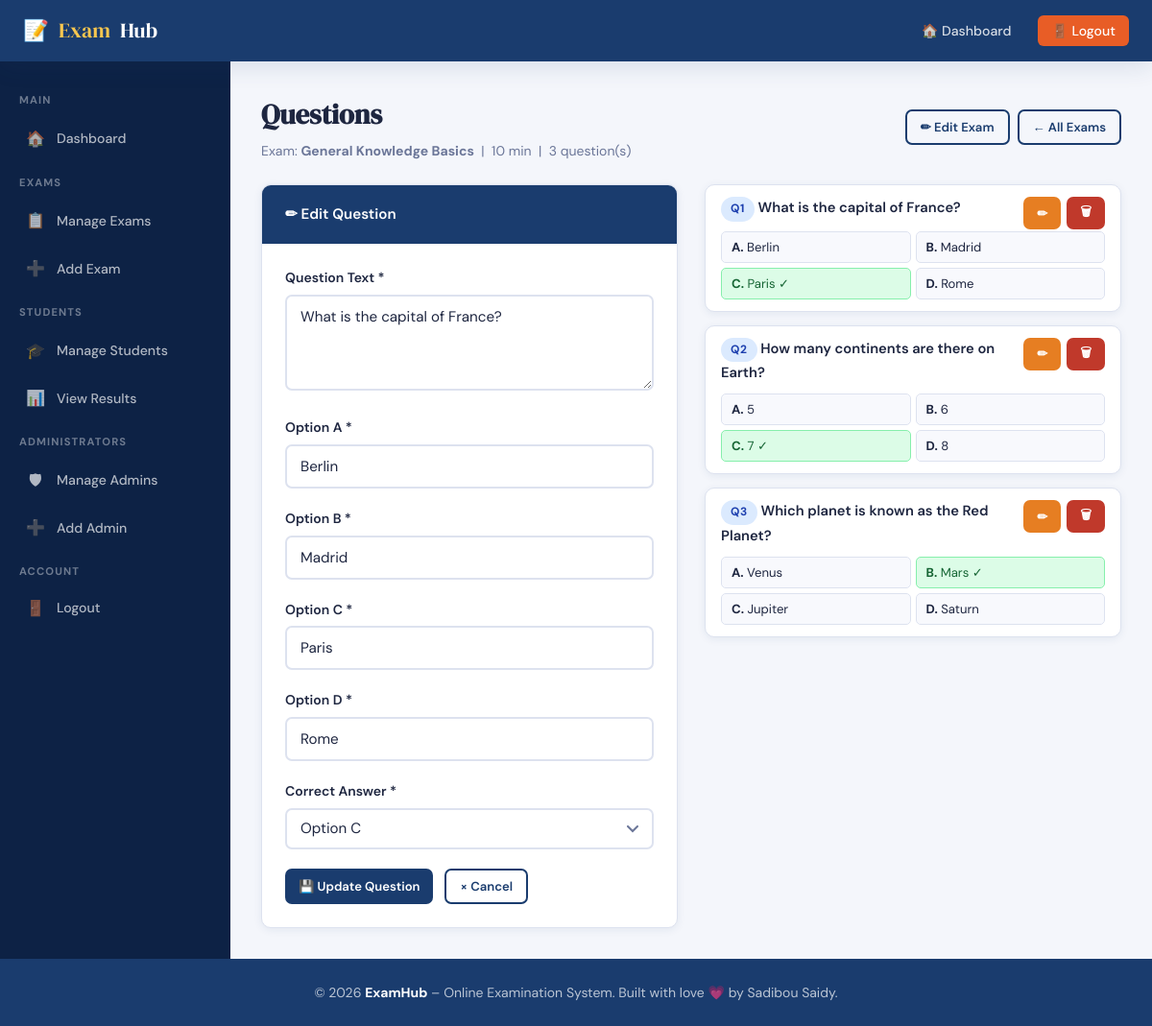
/admin/questions.php?exam_id=1&edit_q=1 (signed in), run on the app's committed database.
### tables this page shows
CREATE TABLE IF NOT EXISTS exams (
    exam_id     INT UNSIGNED AUTO_INCREMENT PRIMARY KEY,
    title       VARCHAR(200) NOT NULL,
    description TEXT,
    duration    SMALLINT UNSIGNED NOT NULL DEFAULT 30,
    created_at  TIMESTAMP DEFAULT CURRENT_TIMESTAMP,
    INDEX idx_exams_created (created_at)
);

CREATE TABLE IF NOT EXISTS questions (
    question_id    INT UNSIGNED AUTO_INCREMENT PRIMARY KEY,
    exam_id        INT UNSIGNED NOT NULL,
    question_text  TEXT NOT NULL,
    option1        VARCHAR(255) NOT NULL,
    option2        VARCHAR(255) NOT NULL,
    option3        VARCHAR(255) NOT NULL,
    option4        VARCHAR(255) NOT NULL,
    correct_answer TINYINT UNSIGNED NOT NULL,
    FOREIGN KEY (exam_id) REFERENCES exams(exam_id) ON DELETE CASCADE,
    CONSTRAINT chk_questions_correct_answer CHECK (correct_answer BETWEEN 1 AND 4),
    INDEX idx_questions_exam (exam_id)
);

### app/Controllers/Admin/QuestionController.php (called while the page is built, shortened)
<?php
final class QuestionController
{
    public function index(): void
    {
        $exam = $this->requireExam();
        $this->render($exam);
    }
    private function render(array $exam, array $errors = [], array $old = [], int $questionId = 0): void
    {
        $examId = (int) $exam['exam_id'];
        $editId       = $questionId > 0 ? $questionId : Request::id('edit_q');
        $editQuestion = $editId > 0 ? $this->questions->findInExam($editId, $examId) : null;
        View::render('admin/questions', [
            'pageTitle'    => 'Manage Questions',
            'role'         => 'admin',
            'exam'         => $exam,
            'questions'    => $this->questions->forExam($examId),
            'editQuestion' => $editQuestion,
            'errors'       => $errors,
            'old'          => $old,
        ], 'layouts/admin');
    }
    private function requireExam(): array
    {
        $examId = Request::id('exam_id');
        $exam   = $examId > 0 ? $this->exams->find($examId) : null;
        return $exam;
    }
}

### admin/questions.php (called while the page is built, shortened)
<?php
(new App\Controllers\Admin\QuestionController())->index();

### app/Core/Config.php (called while the page is built, shortened)
<?php
final class Config
{
    private static array $items = [];
    public static function set(array $items): void
    {
        self::$items = $items;
    }
    public static function get(string $key, mixed $default = null): mixed
    {
        $value = self::$items;
        foreach (explode('.', $key) as $segment) {
            $value = $value[$segment];
        }
        return $value;
    }
}

### app/Core/Database.php (called while the page is built, shortened)
<?php
final class Database
{
    private static ?PDO $pdo = null;
    public static function connection(): PDO
    {
        if (self::$pdo instanceof PDO) {
            return self::$pdo;
        }
        $dsn = sprintf(
            'mysql:host=%s;port=%d;dbname=%s;charset=%s',
            Config::get('db.host'),
            Config::get('db.port'),
            Config::get('db.name'),
            Config::get('db.charset')
        );
        try {
            self::$pdo = new PDO(
                $dsn,
                (string) Config::get('db.user'),
                (string) Config::get('db.password'),
                [
                    PDO::ATTR_ERRMODE            => PDO::ERRMODE_EXCEPTION,
                    PDO::ATTR_DEFAULT_FETCH_MODE => PDO::FETCH_ASSOC,
                    PDO::ATTR_EMULATE_PREPARES   => false,
                ]
            );
        } catch (PDOException $e) {
            throw new RuntimeException('Database connection failed.', 0, $e);
        }
        return self::$pdo;
    }
    public static function run(string $sql, array $params = []): PDOStatement
    {
        $statement = self::connection()->prepare($sql);
        $statement->execute($params);
        return $statement;
    }
    public static function fetch(string $sql, array $params = []): ?array
    {
        $row = self::run($sql, $params)->fetch();
        return $row === false ? null : $row;
    }
    public static function fetchAll(string $sql, array $params = []): array
    {
        return self::run($sql, $params)->fetchAll();
    }
}

### app/Repositories/ExamRepository.php (called while the page is built, shortened)
<?php
final class ExamRepository
{
    public function find(int $examId): ?array
    {
        return Database::fetch(
            'SELECT exam_id, title, description, duration, created_at FROM exams WHERE exam_id = ?',
            [$examId]
        );
    }
}

### app/Helpers/functions.php (called while the page is built, shortened)
<?php
if (!function_exists('e')) {
    function e(mixed $value): string
    {
        return htmlspecialchars((string) $value, ENT_QUOTES | ENT_SUBSTITUTE, 'UTF-8');
    }
}
if (!function_exists('url')) {
    function url(string $path = '/'): string
    {
        return Url::to($path);
    }
}

### app/Core/Url.php (called while the page is built, shortened)
<?php
final class Url
{
    private static ?string $basePath = null;
    public static function to(string $path = '/'): string
    {
        $path = '/' . ltrim($path, '/');
        $configured = (string) Config::get('app.url', '');
        $base = self::basePath();
        return $base === '' ? $path : $base . $path;
    }
    public static function basePath(): string
    {
        if (self::$basePath !== null) {
            return self::$basePath;
        }
        $scriptName = str_replace(DIRECTORY_SEPARATOR, '/', (string) ($_SERVER['SCRIPT_NAME'] ?? ''));
        $scriptFile = str_replace(DIRECTORY_SEPARATOR, '/', (string) ($_SERVER['SCRIPT_FILENAME'] ?? ''));
        $root       = str_replace(DIRECTORY_SEPARATOR, '/', (string) Config::get('paths.root', ''));
        $scriptDirUrl = rtrim(dirname($scriptName), '/');
        $scriptDirFs  = rtrim(dirname($scriptFile), '/');
        $depth = 0;
        if ($root !== '' && str_starts_with($scriptDirFs . '/', $root . '/')) {
            $relative = trim(substr($scriptDirFs, strlen($root)), '/');
            $depth    = $relative === '' ? 0 : count(explode('/', $relative));
        }
        $segments = array_values(array_filter(explode('/', $scriptDirUrl), static function ($s) {
            return $s !== '';
        }));
        if ($depth > 0) {
            $segments = array_slice($segments, 0, max(0, count($segments) - $depth));
        }
        self::$basePath = $segments === [] ? '' : '/' . implode('/', $segments);
        return self::$basePath;
    }
}

### app/Core/Request.php (called while the page is built, shortened)
<?php
final class Request
{
    public static function int(string $key, int $default = 0): int
    {
        $value = $_POST[$key] ?? $_GET[$key] ?? null;
        $raw = trim((string) $value);
        return preg_match('/^-?[0-9]{1,18}$/', $raw) === 1 ? (int) $raw : $default;
    }
    public static function id(string $key): int
    {
        $id = self::int($key, 0);
        return $id > 0 ? $id : 0;
    }
}

### app/Repositories/QuestionRepository.php (called while the page is built, shortened)
<?php
final class QuestionRepository
{
    public function forExam(int $examId): array
    {
        return Database::fetchAll(
            'SELECT question_id, exam_id, question_text, option1, option2, option3, option4, correct_answer
               FROM questions
              WHERE exam_id = ?
           ORDER BY question_id',
            [$examId]
        );
    }
    public function findInExam(int $questionId, int $examId): ?array
    {
        return Database::fetch(
            'SELECT question_id, exam_id, question_text, option1, option2, option3, option4, correct_answer
               FROM questions
              WHERE question_id = ? AND exam_id = ?',
            [$questionId, $examId]
        );
    }
}

### app/Views/admin/questions.php (the view, shortened to what this page needs)
<?php
$letters  = ['A', 'B', 'C', 'D'];
$isEdit   = $editQuestion !== null;
$field    = static function (string $key, mixed $fallback = '') use ($old, $editQuestion) {
    return (string) ($old[$key] ?? ($editQuestion[$key] ?? $fallback));
};
$correct  = (string) ($old['correct_answer'] ?? ($editQuestion['correct_answer'] ?? ''));
?>
<div class="page-heading page-heading-split">
  <div>
    <h2>Questions</h2>
    <p class="text-muted">
      Exam: <strong><?= e($exam['title']) ?></strong>
      &nbsp;|&nbsp; <?= (int) $exam['duration'] ?> min
      &nbsp;|&nbsp; <?= count($questions) ?> question(s)
    </p>
  </div>
  <div class="button-row button-row-tight">
    <a href="<?= e(url('/admin/edit_exam.php?id=' . (int) $exam['exam_id'])) ?>"
       class="btn btn-outline btn-sm">&#9999; Edit Exam</a>
    <a href="<?= e(url('/admin/exams.php')) ?>" class="btn btn-outline btn-sm">&larr; All Exams</a>
  </div>
</div>
<div class="split-grid">
  <div class="card">
    <div class="card-header"><?= $isEdit ? '&#9999; Edit Question' : '&#10133; Add Question' ?></div>
    <div class="card-body">
      <form method="POST" novalidate>
        <div class="form-group">
          <label for="question_text">Question Text *</label>
          <textarea id="question_text" name="question_text" class="form-control" rows="3"
                    placeholder="Enter the question here..."><?= e($field('question_text')) ?></textarea>
        </div>
        <?php foreach ([1, 2, 3, 4] as $n): ?>
          <div class="form-group">
            <label for="option<?= $n ?>">Option <?= $letters[$n - 1] ?> *</label>
            <input type="text" id="option<?= $n ?>" name="option<?= $n ?>" class="form-control"
                   placeholder="Option <?= $letters[$n - 1] ?>" value="<?= e($field('option' . $n)) ?>">
          </div>
        <?php endforeach; ?>
        <div class="form-group">
          <label for="correct_answer">Correct Answer *</label>
          <select id="correct_answer" name="correct_answer" class="form-control">
            <?php foreach ([1, 2, 3, 4] as $n): ?>
              <option value="<?= $n ?>" <?= $correct === (string) $n ? 'selected' : '' ?>>
                Option <?= $letters[$n - 1] ?>
              </option>
            <?php endforeach; ?>
          </select>
        </div>
        <div class="form-actions">
          <button type="submit" class="btn btn-primary btn-sm">
            <?= $isEdit ? '&#128190; Update Question' : '&#10133; Add Question' ?>
          </button>
          <?php if ($isEdit): ?>
            <a href="<?= e(url('/admin/questions.php?exam_id=' . (int) $exam['exam_id'])) ?>"
               class="btn btn-outline btn-sm">&times; Cancel</a>
          <?php endif; ?>
        </div>
      </form>
    </div>
  </div>
  <div>
    <?php if ($questions === []): ?>
      <div class="empty-state card">
        <div class="icon">&#10067;</div>
        <p>No questions yet. Add your first question using the form.</p>
      </div>
    <?php else: ?>
      <div class="question-list">
        <?php foreach ($questions as $i => $question): ?>
          <div class="card">
            <div class="card-body card-body-sm">
              <div class="question-list-head">
                <p class="question-list-text">
                  <span class="badge badge-primary">Q<?= $i + 1 ?></span>
                  <?= e($question['question_text']) ?>
                </p>
                <div class="question-list-actions">
                  <a href="<?= e(url('/admin/questions.php?exam_id=' . (int) $exam['exam_id']
                          . '&edit_q=' . (int) $question['question_id'])) ?>"
                     class="btn btn-sm btn-warning" aria-label="Edit question <?= $i + 1 ?>">&#9999;</a>
                  <form method="POST" action="<?= e(url('/admin/questions.php')) ?>" class="inline-form">
                    <button type="submit" class="btn btn-sm btn-danger"
                            data-confirm="Delete this question?"
                            aria-label="Delete question <?= $i + 1 ?>">&#128465;</button>
                  </form>
                </div>
              </div>
              <div class="option-grid">
                <?php foreach ([1, 2, 3, 4] as $n):
                    $isCorrect = (int) $question['correct_answer'] === $n;
                ?>
                  <div class="option-chip <?= $isCorrect ? 'is-correct' : '' ?>">
                    <strong><?= $letters[$n - 1] ?>.</strong>
                    <?= e($question['option' . $n]) ?><?= $isCorrect ? ' &#10003;' : '' ?>
                  </div>
                <?php endforeach; ?>
              </div>
            </div>
          </div>
        <?php endforeach; ?>
      </div>
    <?php endif; ?>
  </div>
</div>

### public/assets/css/style.css (style rules this page uses)
:root { --clr-primary: #1a3c6e; --clr-accent: #e85d26; --clr-success: #2d9c4b; --clr-danger: #c0392b; --clr-warning: #e67e22; --clr-bg: #f4f6fb; --clr-card: #ffffff; --clr-border: #dde2ef; --clr-text: #1e2640; --clr-muted: #6b7698; --radius: 10px; --shadow-sm: 0 2px 8px rgba(26,60,110,.08); --shadow-md: 0 6px 24px rgba(26,60,110,.12); --shadow-lg: 0 16px 48px rgba(26,60,110,.18); --transition: .22s cubic-bezier(.4,0,.2,1); --font-display: 'DM Serif Display', serif; --font-body: 'DM Sans', sans-serif; }
*, *::before, *::after { box-sizing: border-box; margin: 0; padding: 0; }
html { scroll-behavior: smooth; }
body { font-family: var(--font-body); background: var(--clr-bg); color: var(--clr-text); min-height: 100vh; line-height: 1.6; }
a { color: var(--clr-primary); text-decoration: none; transition: color var(--transition); }
.text-muted { color: var(--clr-muted); font-size: .875rem; }
.card { background: var(--clr-card); border-radius: var(--radius); box-shadow: var(--shadow-sm); border: 1px solid var(--clr-border); overflow: hidden; }
.card-header { background: var(--clr-primary); color: #fff; padding: 18px 24px; font-weight: 600; font-size: .95rem; display: flex; align-items: center; gap: 10px; }
.card-body { padding: 24px; }
.btn { display: inline-flex; align-items: center; gap: 7px; padding: 10px 22px; border-radius: 7px; font-family: var(--font-body); font-size: .9rem; font-weight: 600; border: none; cursor: pointer; transition: background var(--transition), transform var(--transition), box-shadow var(--transition); text-decoration: none; }
.btn-primary { background: var(--clr-primary); color: #fff; }
.btn-danger { background: var(--clr-danger); color: #fff; }
.btn-warning { background: var(--clr-warning); color: #fff; }
.btn-outline { background: transparent; color: var(--clr-primary); border: 2px solid var(--clr-primary); }
.btn-sm { padding: 6px 14px; font-size: .82rem; }
.form-group { margin-bottom: 1.25rem; }
.form-group label { display: block; font-weight: 600; font-size: .875rem; margin-bottom: .4rem; color: var(--clr-text); }
.form-control { width: 100%; padding: 11px 14px; border: 2px solid var(--clr-border); border-radius: 7px; font-family: var(--font-body); font-size: .95rem; color: var(--clr-text); background: #fff; transition: border-color var(--transition), box-shadow var(--transition); outline: none; }
textarea.form-control { resize: vertical; min-height: 100px; }
select.form-control { appearance: none; background-repeat: no-repeat; background-position: right 14px center; padding-right: 40px; }
.badge { display: inline-block; padding: 3px 10px; border-radius: 20px; font-size: .75rem; font-weight: 700; text-transform: uppercase; letter-spacing: .05em; }
.badge-primary { background: #dbeafe; color: #1e40af; }
.sidebar-menu .menu-icon { font-size: 1rem; width: 20px; text-align: center; }
.page-heading { margin-bottom: 24px; }
.page-heading h2 { font-family: var(--font-display); font-size: 1.8rem; margin-bottom: 4px; }
.page-heading-split { display: flex; justify-content: space-between; align-items: center; flex-wrap: wrap; gap: 12px; }
.button-row { display: flex; gap: 12px; flex-wrap: wrap; margin-bottom: 28px; }
.button-row-tight { gap: 8px; margin-bottom: 0; }
.form-actions { display: flex; gap: 12px; flex-wrap: wrap; }
.inline-form { display: inline; }
.card-body-sm { padding: 12px 16px; }
.dashboard-grid, .split-grid { display: grid; grid-template-columns: 1fr 1fr; gap: 24px; align-items: start; }
.split-grid { gap: 28px; }
.question-list { display: flex; flex-direction: column; gap: 14px; }
.question-list-head { display: flex; justify-content: space-between; align-items: flex-start; gap: 10px; }
.question-list-text { font-weight: 600; font-size: .92rem; margin-bottom: 10px; flex: 1; }
.question-list-actions { display: flex; gap: 6px; flex-shrink: 0; }
.option-grid { display: grid; grid-template-columns: 1fr 1fr; gap: 5px; }
.option-chip { font-size: .82rem; padding: 5px 10px; border-radius: 5px; background: #f8f9fd; border: 1px solid var(--clr-border); color: var(--clr-text); }
.option-chip.is-correct { background: #dcfce7; border-color: #86efac; color: #166534; }

### data on the page
exams: title "General Knowledge Basics", duration "10"
questions: question_text "What is the capital of France?", option1 "Berlin", option2 "Madrid", option3 "Paris", option4 "Rome", correct_answer "Option C", n "A", n "B", n "C", n "D"
questions: question_text "How many continents are there on Earth?", n "A", option1 "5", n "B", option2 "6", n "C", option3 "7", n "D", option4 "8"
questions: question_text "Which planet is known as the Red Planet?", n "A", option1 "Venus", n "B", option2 "Mars", n "C", option3 "Jupiter", n "D", option4 "Saturn"

### other printed values
$label "🚪 Logout 🚪 Logout"
$heading "MAIN"
$icon "🏠"
$label "Dashboard"
$heading "EXAMS"
$icon "📋"
$label "Manage Exams"
$icon "➕"
$label "Add Exam"
$heading "STUDENTS"
$icon "🎓"
$label "Manage Students"
$icon "📊"
$label "View Results"
$heading "ADMINISTRATORS"
